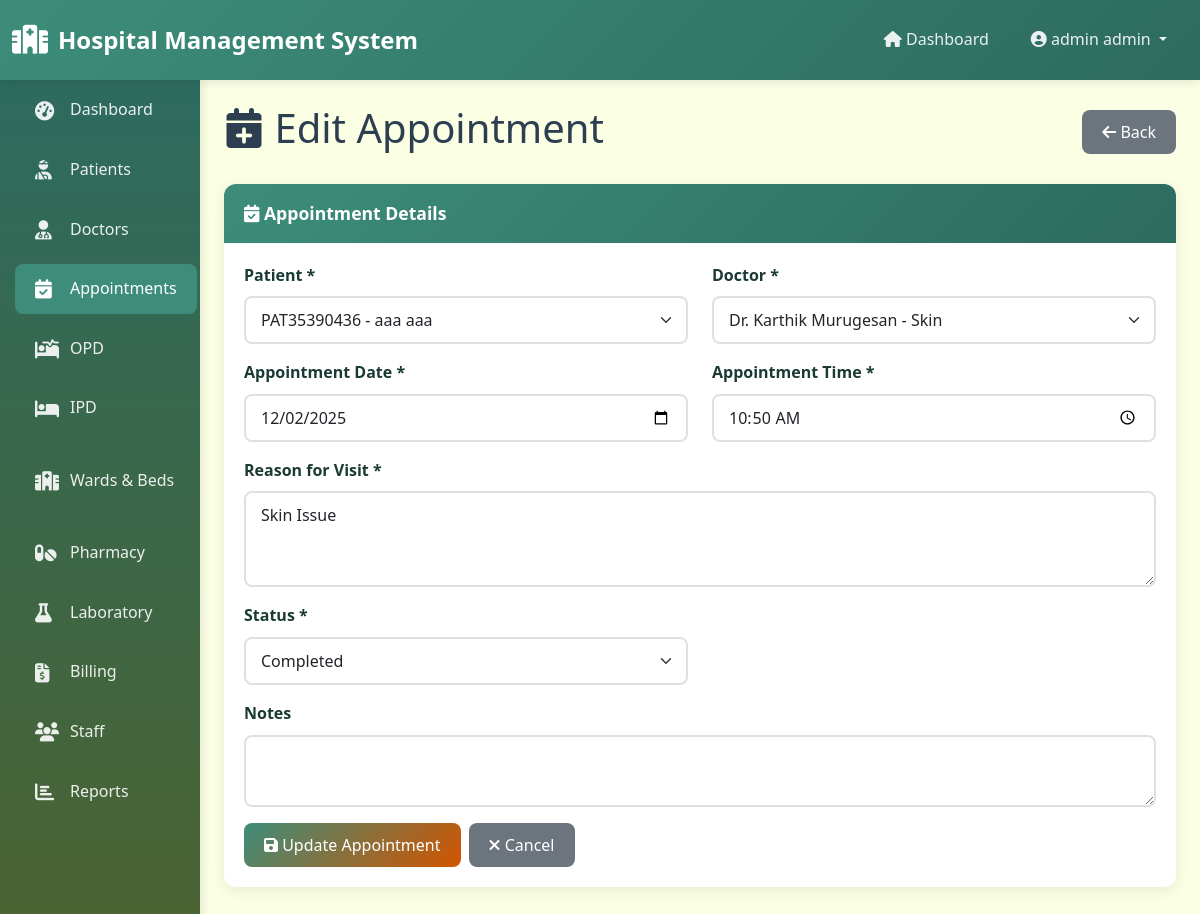
/appointments/1/edit/ (signed in), run on the app's committed database.
### core/models.py (models this page shows, shortened)
class Appointment(models.Model):
    STATUS_CHOICES = [
        ('pending', 'Pending'),
        ('approved', 'Approved'),
        ('completed', 'Completed'),
        ('cancelled', 'Cancelled'),
    ]
    appointment_number = models.CharField(max_length=20, unique=True)
    patient = models.ForeignKey(Patient, on_delete=models.CASCADE, related_name='appointments')
    doctor = models.ForeignKey(Doctor, on_delete=models.CASCADE, related_name='appointments')
    appointment_date = models.DateField()
    appointment_time = models.TimeField()
    reason = models.TextField()
    status = models.CharField(max_length=20, choices=STATUS_CHOICES, default='pending')
    notes = models.TextField(blank=True)
    created_by = models.ForeignKey(User, on_delete=models.SET_NULL, null=True)
    created_at = models.DateTimeField(auto_now_add=True)
    updated_at = models.DateTimeField(auto_now=True)

class Patient(models.Model):
    GENDER_CHOICES = [
        ('M', 'Male'),
        ('F', 'Female'),
        ('O', 'Other'),
    ]
    BLOOD_GROUP_CHOICES = [
        ('A+', 'A+'), ('A-', 'A-'),
        ('B+', 'B+'), ('B-', 'B-'),
        ('AB+', 'AB+'), ('AB-', 'AB-'),
        ('O+', 'O+'), ('O-', 'O-'),
    ]
    user = models.OneToOneField(User, on_delete=models.CASCADE, related_name='patient_profile', null=True, blank=True)
    patient_id = models.CharField(max_length=20, unique=True)
    first_name = models.CharField(max_length=100)
    last_name = models.CharField(max_length=100)
    gender = models.CharField(max_length=1, choices=GENDER_CHOICES)
    date_of_birth = models.DateField()
    blood_group = models.CharField(max_length=3, choices=BLOOD_GROUP_CHOICES)
    phone = models.CharField(max_length=15)
    email = models.EmailField(blank=True)
    address = models.TextField()
    emergency_contact = models.CharField(max_length=15)
    emergency_contact_name = models.CharField(max_length=100)
    medical_history = models.TextField(blank=True)
    allergies = models.TextField(blank=True)
    registered_date = models.DateTimeField(auto_now_add=True)
    updated_at = models.DateTimeField(auto_now=True)
    def get_full_name(self):
        return f"{self.first_name} {self.last_name}"

### core/views.py (the view, shortened to what this page needs)
# urls.py: path('appointments/<int:pk>/edit/', views.appointment_edit, name='appointment_edit'),
@login_required
@role_required('admin', 'receptionist', 'doctor')
def appointment_edit(request, pk):
    appointment = get_object_or_404(Appointment, pk=pk)
    context = {
        'appointment': appointment,
        'patients': Patient.objects.all(),
        'doctors': Doctor.objects.all(),
        'edit_mode': True
    }
    return render(request, 'appointments/appointment_form.html', context)

### templates/appointments/appointment_form.html (shortened to what this page needs)
{% extends 'base.html' %}
{% load static %}
{% block content %}
<div class="fade-in">
    <div class="d-flex justify-content-between align-items-center mb-4">
        <h1><i class="fas fa-calendar-plus"></i> {% if edit_mode %}Edit{% else %}Book{% endif %} Appointment</h1>
        <a href="{% url 'appointment_list' %}" class="btn btn-secondary">
            <i class="fas fa-arrow-left"></i> Back
        </a>
    </div>
    <div class="card">
        <div class="card-header">
            <i class="fas fa-calendar-check"></i> Appointment Details
        </div>
        <div class="card-body">
            <form method="post">
                <div class="row">
                    <div class="col-md-6 mb-3">
                        <label for="patient" class="form-label">Patient *</label>
                        <select class="form-select" id="patient" name="patient" required>
                            {% for patient in patients %}
                            <option value="{{ patient.pk }}" {% if appointment.patient.pk == patient.pk %}selected{% endif %}>
                                {{ patient.patient_id }} - {{ patient.get_full_name }}
                            </option>
                            {% endfor %}
                        </select>
                    </div>
                    <div class="col-md-6 mb-3">
                        <label for="doctor" class="form-label">Doctor *</label>
                        <select class="form-select" id="doctor" name="doctor" required>
                            {% for doctor in doctors %}
                            <option value="{{ doctor.pk }}" {% if appointment.doctor.pk == doctor.pk %}selected{% endif %}>
                                Dr. {{ doctor.user.get_full_name }} - {{ doctor.specialization }}
                            </option>
                            {% endfor %}
                        </select>
                    </div>
                </div>
                <div class="row">
                    <div class="col-md-6 mb-3">
                        <label for="appointment_date" class="form-label">Appointment Date *</label>
                        <input type="date" class="form-control" id="appointment_date" name="appointment_date"
                            value="{{ appointment.appointment_date|date:'Y-m-d' }}" required>
                    </div>
                    <div class="col-md-6 mb-3">
                        <label for="appointment_time" class="form-label">Appointment Time *</label>
                        <input type="time" class="form-control" id="appointment_time" name="appointment_time"
                            value="{{ appointment.appointment_time|time:'H:i' }}" required>
                    </div>
                </div>
                <div class="mb-3">
                    <label for="reason" class="form-label">Reason for Visit *</label>
                    <textarea class="form-control" id="reason" name="reason" rows="3"
                        required>{{ appointment.reason }}</textarea>
                </div>
                {% if edit_mode %}
                <div class="row">
                    <div class="col-md-6 mb-3">
                        <label for="status" class="form-label">Status *</label>
                        <select class="form-select" id="status" name="status" required>
                            <option value="completed" {% if appointment.status == 'completed' %}selected{% endif %}>
                                Completed</option>
                        </select>
                    </div>
                </div>
                <div class="mb-3">
                    <label for="notes" class="form-label">Notes</label>
                    <textarea class="form-control" id="notes" name="notes" rows="2">{{ appointment.notes }}</textarea>
                </div>
                {% endif %}
                <div class="d-flex gap-2">
                    <button type="submit" class="btn btn-primary">
                        <i class="fas fa-save"></i> {% if edit_mode %}Update{% else %}Book{% endif %} Appointment
                    </button>
                    <a href="{% url 'appointment_list' %}" class="btn btn-secondary">
                        <i class="fas fa-times"></i> Cancel
                    </a>
                </div>
            </form>
        </div>
    </div>
</div>
{% endblock %}

### templates/base.html (shortened to what this page needs)
{% load static %}
<!DOCTYPE html>
<html lang="en">
<head>
    <link href="https://cdn.jsdelivr.net/npm/bootstrap@5.3.0/dist/css/bootstrap.min.css" rel="stylesheet">
    <link rel="stylesheet" href="https://cdnjs.cloudflare.com/ajax/libs/font-awesome/6.4.0/css/all.min.css">
    <link rel="stylesheet" href="{% static 'css/style.css' %}">
</head>
<body>
    {% if user.is_authenticated %}
    <nav class="navbar navbar-expand-lg navbar-dark">
        <div class="container-fluid">
            <a class="navbar-brand" href="{% url 'dashboard' %}">
                <i class="fas fa-hospital"></i>
                Hospital Management System
            </a>
            <div class="collapse navbar-collapse" id="navbarNav">
                <ul class="navbar-nav ms-auto">
                    <li class="nav-item">
                        <a class="nav-link" href="{% url 'dashboard' %}">
                            <i class="fas fa-home"></i> Dashboard
                        </a>
                    </li>
                    <li class="nav-item dropdown">
                        <a class="nav-link dropdown-toggle" href="#" id="navbarDropdown" role="button" data-bs-toggle="dropdown">
                            <i class="fas fa-user-circle"></i> {{ user.get_full_name|default:user.username }}
                        </a>
                    </li>
                </ul>
            </div>
        </div>
    </nav>
    <div class="container-fluid">
        <div class="row">
            <div class="col-md-2 p-0 sidebar">
                <nav class="nav flex-column">
                    <a class="nav-link {% if request.resolver_match.url_name == 'dashboard' or 'dashboard' in request.resolver_match.url_name %}active{% endif %}" href="{% url 'dashboard' %}">
                        <i class="fas fa-tachometer-alt"></i> Dashboard
                    </a>
                    {% if user.profile.role == 'admin' %}
                        <a class="nav-link {% if 'patient' in request.resolver_match.url_name %}active{% endif %}" href="{% url 'patient_list' %}">
                            <i class="fas fa-user-injured"></i> Patients
                        </a>
                        <a class="nav-link {% if 'doctor' in request.resolver_match.url_name %}active{% endif %}" href="{% url 'doctor_list' %}">
                            <i class="fas fa-user-md"></i> Doctors
                        </a>
                        <a class="nav-link {% if 'appointment' in request.resolver_match.url_name %}active{% endif %}" href="{% url 'appointment_list' %}">
                            <i class="fas fa-calendar-check"></i> Appointments
                        </a>
                        <a class="nav-link {% if 'opd' in request.resolver_match.url_name %}active{% endif %}" href="{% url 'opd_list' %}">
                            <i class="fas fa-procedures"></i> OPD
                        </a>
                        <a class="nav-link {% if 'ipd' in request.resolver_match.url_name %}active{% endif %}" href="{% url 'ipd_list' %}">
                            <i class="fas fa-bed"></i> IPD
                        </a>
                        <a class="nav-link {% if 'ward' in request.resolver_match.url_name or 'bed' in request.resolver_match.url_name %}active{% endif %}" href="{% url 'ward_list' %}">
                            <i class="fas fa-hospital-alt"></i> Wards & Beds
                        </a>
                        <a class="nav-link {% if 'medicine' in request.resolver_match.url_name %}active{% endif %}" href="{% url 'medicine_list' %}">
                            <i class="fas fa-pills"></i> Pharmacy
                        </a>
                        <a class="nav-link {% if 'lab' in request.resolver_match.url_name %}active{% endif %}" href="{% url 'lab_test_list' %}">
                            <i class="fas fa-flask"></i> Laboratory
                        </a>
                        <a class="nav-link {% if 'bill' in request.resolver_match.url_name %}active{% endif %}" href="{% url 'bill_list' %}">
                            <i class="fas fa-file-invoice-dollar"></i> Billing
                        </a>
                        <a class="nav-link {% if 'staff' in request.resolver_match.url_name or 'attendance' in request.resolver_match.url_name %}active{% endif %}" href="{% url 'staff_list' %}">
                            <i class="fas fa-users"></i> Staff
                        </a>
                        <a class="nav-link {% if 'report' in request.resolver_match.url_name %}active{% endif %}" href="{% url 'reports_dashboard' %}">
                            <i class="fas fa-chart-bar"></i> Reports
                        </a>
                    {% endif %}
                </nav>
            </div>
            <div class="col-md-10 p-4">
                {% block content %}{% endblock %}
            </div>
        </div>
    </div>
    {% else %}
        {% block login_content %}{% endblock %}
    {% endif %}
</body>
</html>

### static/css/style.css (style rules this page uses)
:root { --primary-color: #3D8D7A; --secondary-color: #2D6B5F; --accent-color: #B3D8A8; --light-color: #FBFFE4; --dark-color: #1a3a33; --text-color: #2c3e50; --border-color: #d4e8d8; --success-color: #3D8D7A; --danger-color: #d9534f; --warning-color: #f0ad4e; --info-color: #5bc0de; }
* { margin: 0; padding: 0; box-sizing: border-box; }
body { font-family: 'Segoe UI', Tahoma, Geneva, Verdana, sans-serif; background-color: var(--light-color); color: var(--text-color); line-height: 1.6; }
.navbar { background: linear-gradient(135deg, var(--primary-color), var(--secondary-color)) !important; box-shadow: 0 2px 10px rgba(0,0,0,0.1); padding: 1rem 0; }
.navbar-brand { font-weight: 700; font-size: 1.5rem; color: white !important; display: flex; align-items: center; gap: 10px; }
.navbar-brand i { font-size: 1.8rem; }
.navbar-nav .nav-link { color: rgba(255,255,255,0.9) !important; font-weight: 500; padding: 0.5rem 1rem !important; transition: all 0.3s ease; border-radius: 5px; margin: 0 5px; }
.sidebar { background: linear-gradient(180deg, var(--secondary-color), #4a6332); min-height: calc(100vh - 76px); padding: 20px 0; box-shadow: 2px 0 10px rgba(0,0,0,0.1); }
.sidebar .nav-link { color: rgba(255,255,255,0.9); padding: 12px 20px; margin: 5px 15px; border-radius: 8px; transition: all 0.3s ease; display: flex; align-items: center; gap: 10px; }
.sidebar .nav-link.active { background-color: var(--primary-color); color: white; }
.sidebar .nav-link i { font-size: 1.2rem; width: 25px; }
.card { border: none; border-radius: 12px; box-shadow: 0 4px 15px rgba(0,0,0,0.08); transition: all 0.3s ease; margin-bottom: 20px; }
.card-header { background: linear-gradient(135deg, var(--primary-color), var(--secondary-color)); color: white; border: none; border-radius: 12px 12px 0 0 !important; padding: 15px 20px; font-weight: 600; font-size: 1.1rem; }
.card-body { padding: 20px; }
.btn { border-radius: 8px; padding: 10px 20px; font-weight: 500; transition: all 0.3s ease; border: none; }
.btn-primary { background: linear-gradient(135deg, var(--primary-color), #d35400); color: white; }
.form-control, .form-select { border: 2px solid #e0e0e0; border-radius: 8px; padding: 10px 15px; transition: all 0.3s ease; }
.form-label { font-weight: 600; color: var(--dark-color); margin-bottom: 8px; }
.fade-in { animation: fadeIn 0.5s ease-in-out; }

### data on the page
Appointment: patient "PAT35390436 - aaa aaa", doctor "Dr. Karthik Murugesan - Skin", appointment_date "12/02/2025", appointment_time "10:50", reason "Skin Issue", status "Completed"

### other printed values
{{ user.get_full_name|default:user.username }} "admin admin"
